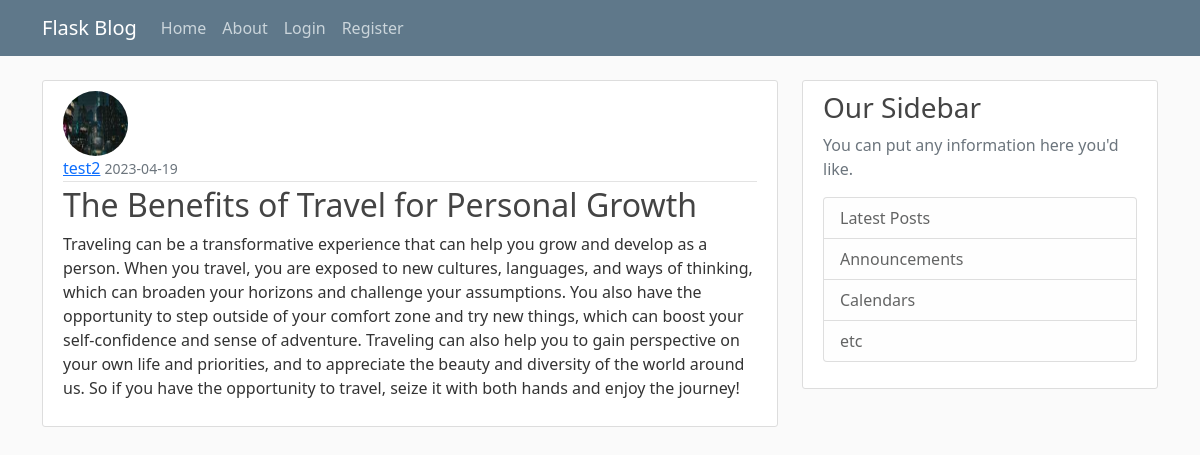
The app's page /posts/5 with its own data.
### flaskBlog/models.py (models this page shows, shortened)
class Users(db.Model, UserMixin):
    id = db.Column(db.Integer, primary_key=True)
    username = db.Column(db.String(20), unique=True, nullable=False)
    email = db.Column(db.String(120), unique=True, nullable=False)
    image_file = db.Column(db.String(20), nullable=False, default='default.jpg')
    password = db.Column(db.String(60), nullable=False)
    posts = db.relationship('Post', backref='author', lazy=True)

class Post(db.Model):
    id = db.Column(db.Integer, primary_key=True)
    title = db.Column(db.String(100), nullable=False)
    date_posted = db.Column(db.DateTime, nullable=False, default=datetime.utcnow)
    content = db.Column(db.Text, nullable=False)
    user_id = db.Column(db.Integer, db.ForeignKey('users.id'), nullable=False)

### flaskBlog/routes.py (the view)
@app.route("/posts/<int:post_id>")
def post(post_id):
    post = Post.query.get_or_404(post_id)
    return render_template('post.html', title=post.title, post=post)

### flaskBlog/templates/post.html (shortened to what this page needs)
{% extends "layout.html" %}
{% block content %}
<article class="media content-section">
  <img src="{{ url_for('static', filename='profile_pics/' + post.author.image_file )}}" alt="{{ post.author.username }} profile picture" class="rounded-circle article-img">
  <div class="media-body">
    <div class="article-metadata">
      <a class="mr-2" href="{{ url_for('user_posts', username=post.author.username )}}">{{ post.author.username }}</a>
      <small class="text-muted">{{ post.date_posted.strftime('%Y-%m-%d') }}</small>
    </div>
    <h2 class="article-title">{{ post.title }}</h2>
    <p class="article-content">{{ post.content }}</p>
  </div>
</article>
{% endblock content %}

### flaskBlog/static/main.css (style rules this page uses)
body { background: #fafafa; color: #333333; margin-top: 5rem; }
h1, h2, h3, h4, h5, h6 { color: #444444; }
.content-section { background: #ffffff; padding: 10px 20px; border: 1px solid #dddddd; border-radius: 3px; margin-bottom: 20px; }
.article-title { color: #444444; }
.article-content { white-space: pre-line; }
.article-img { height: 65px; width: 65px; margin-right: 16px; }
.article-metadata { padding-bottom: 1px; margin-bottom: 4px; border-bottom: 1px solid #e3e3e3 }

### records on screen
Users: image_file (picture), author.username "test2"
Post: date_posted "2023-04-19", title "The Benefits of Travel for Personal Growth", content "Traveling can be a transformative experience that can help you grow and develop as a person. When you travel, you are exposed to new cultures, languages, and ways of thinking, which can broaden your horizons and challenge your assumptions. You also have the opportunity to step outside of your comfort zone and try new things, which can boost your self-confidence and sense of adventure. Traveling can also help you to gain perspective on your own life and priorities, and to appreciate the beauty and diversity of the world around us. So if you have the opportunity to travel, seize it with both hands and enjoy the journey!"
